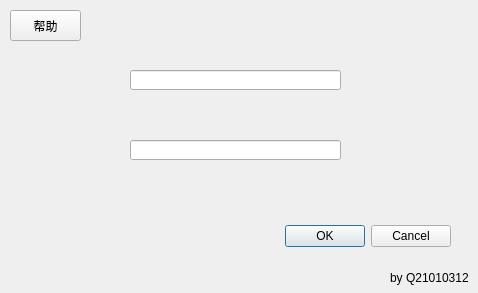
<?xml version="1.0" encoding="UTF-8"?>
<ui version="4.0">
 <class>Login</class>
 <widget class="QDialog" name="Login">
  <property name="geometry">
   <rect>
    <x>0</x>
    <y>0</y>
    <width>478</width>
    <height>293</height>
   </rect>
  </property>
  <property name="windowTitle">
   <string>登录账户</string>
  </property>
  <widget class="QDialogButtonBox" name="buttonBox">
   <property name="geometry">
    <rect>
     <x>110</x>
     <y>220</y>
     <width>341</width>
     <height>32</height>
    </rect>
   </property>
   <property name="orientation">
    <enum>Qt::Horizontal</enum>
   </property>
   <property name="standardButtons">
    <set>QDialogButtonBox::Cancel|QDialogButtonBox::Ok</set>
   </property>
  </widget>
  <widget class="QLineEdit" name="getUser">
   <property name="geometry">
    <rect>
     <x>130</x>
     <y>70</y>
     <width>211</width>
     <height>20</height>
    </rect>
   </property>
  </widget>
  <widget class="QLineEdit" name="getPassword">
   <property name="geometry">
    <rect>
     <x>130</x>
     <y>140</y>
     <width>211</width>
     <height>20</height>
    </rect>
   </property>
  </widget>
  <widget class="QPushButton" name="help">
   <property name="geometry">
    <rect>
     <x>10</x>
     <y>10</y>
     <width>71</width>
     <height>31</height>
    </rect>
   </property>
   <property name="text">
    <string>帮助</string>
   </property>
  </widget>
  <widget class="QLabel" name="label">
   <property name="geometry">
    <rect>
     <x>390</x>
     <y>270</y>
     <width>91</width>
     <height>16</height>
    </rect>
   </property>
   <property name="text">
    <string>by Q21010312</string>
   </property>
  </widget>
 </widget>
 <resources/>
 <connections>
  <connection>
   <sender>buttonBox</sender>
   <signal>rejected()</signal>
   <receiver>Login</receiver>
   <slot>reject()</slot>
   <hints>
    <hint type="sourcelabel">
     <x>316</x>
     <y>260</y>
    </hint>
    <hint type="destinationlabel">
     <x>286</x>
     <y>274</y>
    </hint>
   </hints>
  </connection>
  <connection>
   <sender>buttonBox</sender>
   <signal>accepted()</signal>
   <receiver>Login</receiver>
   <slot>accept()</slot>
   <hints>
    <hint type="sourcelabel">
     <x>248</x>
     <y>254</y>
    </hint>
    <hint type="destinationlabel">
     <x>157</x>
     <y>274</y>
    </hint>
   </hints>
  </connection>
 </connections>
</ui>
